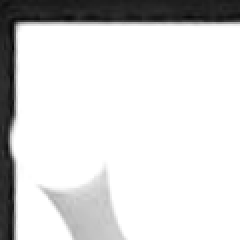
#> input picture mk1/unclassified/square_0_1651554069.0230458.png, 120 x 120 px (shown 2 times larger); its folder holds 4 pictures in this run
$ python classify.py
#> lines starting #> are read from the running program, lines starting #| are printed output that depends on the picture
import cv2
import pathlib
import shutil
import random
import pickle

TARGET_DIR = pathlib.Path("unclassified")
WHITE_DIR = pathlib.Path("training-data/white")
BLACK_DIR = pathlib.Path("training-data/black")
BLANK_DIR = pathlib.Path("training-data/blank")
DISCARD_DIR = pathlib.Path("discard")
SET_PATH = TARGET_DIR.joinpath("already_classified.p")

# Lets try to grab some data from the directory
# Specifically we want to grab a set we created using pickle
# This will store the all of the filenames we have already classified
already_classified = set()
try:
    already_classified = pickle.load(open(SET_PATH, "rb"))
#> (reads mk1/unclassified/already_classified.p from the repository)
    print(
        f"Loaded already classified set with {len(already_classified)} pictures"
    )
except FileNotFoundError:
    print("Was unable to grab the file from target directory")
    pass
# So we want to go ahead and iterate through all of the files
# We want to show them to the user
# The user will choose if the file contains a spikeball
# Then we will move the file into the appropriate directory

paths = list(TARGET_DIR.glob("square*"))
print(f"{len(paths)} Files Found")

# Lets go ahead and randomize them so we don't get any bias
paths_shuffled = paths.copy()
random.shuffle(paths_shuffled)

for p in paths_shuffled:
    if p not in already_classified:
        # Lets grab the image
        img = cv2.imread(str(p))
#> img is the input picture: shape (120, 120, 3); min 5, max 255, mean 218.6
        # Lets show it to the user
        cv2.imshow("Image To Classify", cv2.resize(img, (200, 200)))
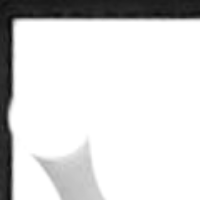
#> window 'Image To Classify': shape (200, 200, 3); min 9, max 255, mean 218.5
        # Lets ask the user if this is a spikeball
        # If the user presses the space bar we will move the file
        # Otherwise we will move it to the non-spikeball directory
        key = cv2.waitKey(0)
#> (key q is pressed here)
        if key == ord("q"):
#> (the run stopped early here; a loop or call above may not have finished)
